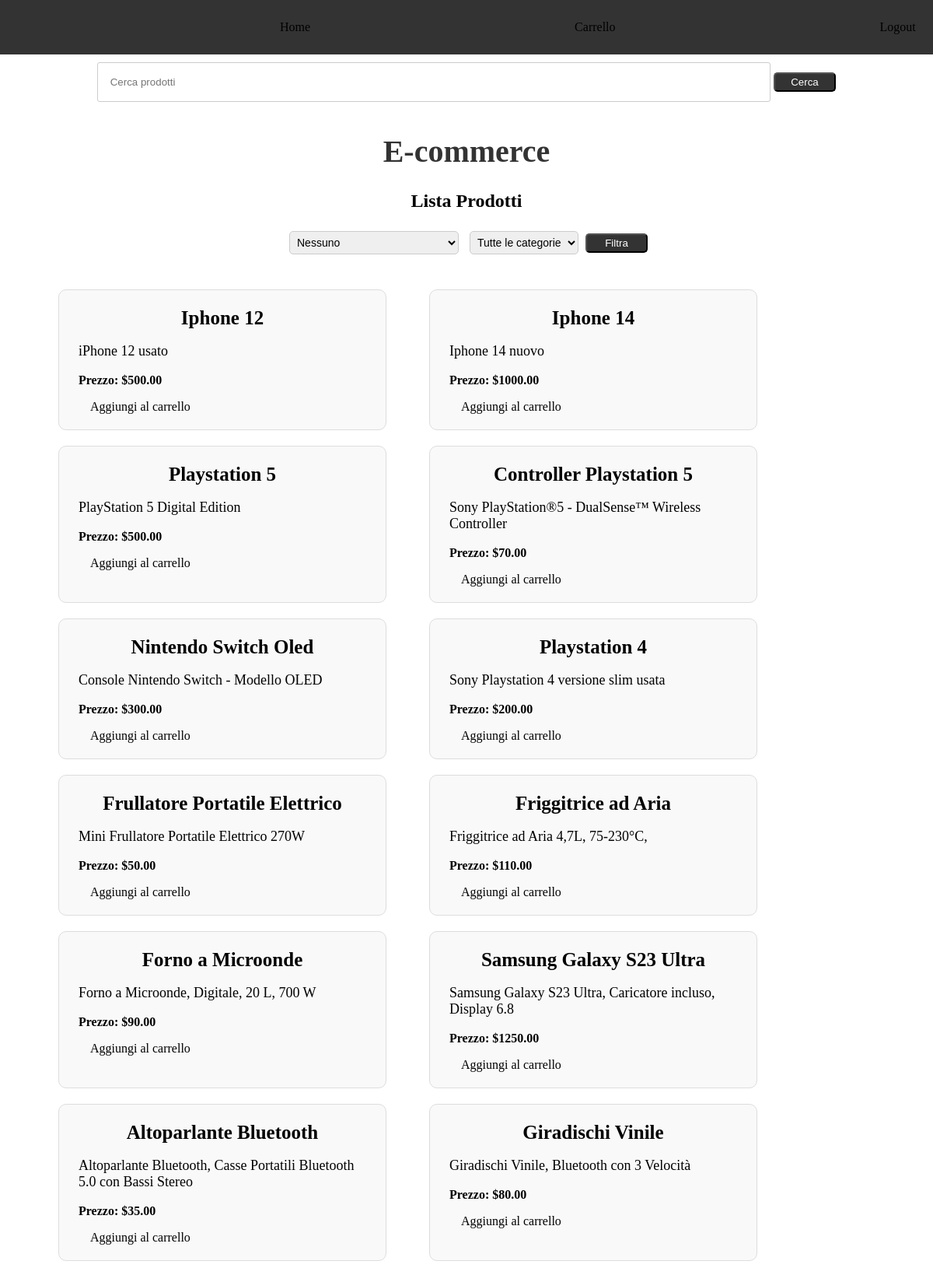
The app's page /home/ (signed in) with its own data.
### polls/models.py (models this page shows, shortened)
class Prodotto(models.Model):
    nome = models.TextField(max_length=250)
    descrizione = models.TextField(max_length=400)
    prezzo = models.DecimalField(max_digits=10, decimal_places=2)
    categoria = models.TextField(max_length=250)
    class Meta:
        verbose_name = "product"
        verbose_name_plural = "products"

### polls/views.py (the view)
# urls.py: path('home/', login_required(views.lista_prodotti), name='home'),
@login_required(login_url='login/')
def lista_prodotti(request):
    categorie = Prodotto.objects.values_list('categoria', flat=True).distinct()
    prodotti = Prodotto.objects.all()
    order_by = request.GET.get('order_by')
    filtro_categoria = request.GET.get('filtro_categoria')
    if order_by in ['prezzo', '-prezzo', 'nome', '-nome']:
        prodotti = prodotti.order_by(order_by)
    if filtro_categoria and filtro_categoria != 'Tutte le categorie':
        prodotti = prodotti.filter(categoria=filtro_categoria)
    search_term = request.GET.get('search')
    if search_term:
        prodotti = prodotti.filter(nome__icontains=search_term)
    return render(request, 'polls/Prodotti.html', {'prodotti': prodotti, 'categorie': categorie})

### polls/templates/polls/Prodotti.html (shortened to what this page needs)
{% load static %}
<!DOCTYPE html>
<html lang="en">
<head>
    <link rel="stylesheet" type="text/css" href="{% static 'css/home.css' %}">
</head>
<body>
    <nav class="barraHome">
    <ul class="navItem">
        <li><a href="{% url 'home' %}"> Home </a></li>
        <li><a href="{% url 'shopping_cart' %}"> Carrello </a></li>
        <li><a href="{% url 'logout' %}"> Logout </a></li>
    </ul>
    </nav>
    <div class="sezioneRicerca">
        <form method="get" >
            <input class="barraRicerca" type="text" name="search" placeholder=" Cerca prodotti">
            <button class="buttonRicerca" type="submit">Cerca</button>
        </form>
    </div>
    <h1 class="Titolo"> E-commerce </h1>
    <div>
    <h2 align="center"> Lista Prodotti </h2>
    </div>
    <div class="sezioneFiltri">
    <form  method="get">
        <select name="order_by" class="styled-select">
                <option value="nessuno">Nessuno</option>
        </select>
        <select name="filtro_categoria">
            <option>Tutte le categorie</option>
        </select>
        <button class="buttonRicerca" type="submit"> Filtra </button>
    </form>
    </div>
    <div class="listaProdotti">
        {% for prodotto in prodotti %}
            <div class="schedaProdotto">
                <h3 class="titoloProdotto">{{ prodotto.nome }}</h3>
                <p class="descrizioneProdotto">{{ prodotto.descrizione }}</p>
                <p class="prezzoProdotto">Prezzo: ${{ prodotto.prezzo }}</p>
                <a href="{% url 'add_to_cart' prodotto.id %}" class="aggiungiAlCarrello"> Aggiungi al carrello </a>
            </div>
        {% endfor %}
    </div>
</body>
</html>

### polls/static/css/home.css (style rules this page uses)
body { margin:0; padding:0; }
a { color: black; text-decoration: none; margin: 0 20px; }
nav.barraHome { background-color: #333; color: #fff; display: flex; justify-content: space-between; align-items: center; padding: 10px 0; }
ul { list-style:none; }
.navItem { display: flex; }
.navItem li { margin-left: 300px; }
.sezioneRicerca { margin-top: 10px; }
form { text-align:center; }
.barraRicerca { height:25px; width:500px; border-radius: 5px; }
.buttonRicerca { width: 80px; height: 25px; border-radius: 5px; cursor: pointer; background-color: #333; color: #fff; }
.Titolo { text-align: center; font-size: 40px; color: #333; margin-top: 20px; }
select { padding: 5px; margin: 5px; border: 1px solid #ccc; border-radius: 5px; font-size: 14px; cursor: pointer; }
.sezioneFiltri { margin-bottom: 20px; }
.listaProdotti { display: flex; flex-wrap: wrap; padding: 20px; margin-top: 20px; list-style: none; }
.schedaProdotto { margin-bottom: 20px; width: 380px; padding: 20px; border-radius: 10px; border: 1px solid #ddd; background-color: #f9f9f9; margin-left: 55px; }
.titoloProdotto { text-align: center; font-size: 25px; margin-bottom: 1px; margin-top: 2px; }
.descrizioneProdotto { margin-left:5px; font-size: 18px; }
.prezzoProdotto { margin-left:5px; font-weight: bold; }
input[type=text] { width: 70%; margin-bottom: 20px; padding: 12px; border: 1px solid #ccc; border-radius: 3px; }

### records on screen
Prodotto: nome "Iphone 12", descrizione "iPhone 12 usato", prezzo "500.00"
Prodotto: nome "Iphone 14", descrizione "Iphone 14 nuovo", prezzo "1000.00"
Prodotto: nome "Playstation 5", descrizione "PlayStation 5 Digital Edition", prezzo "500.00"
Prodotto: nome "Controller Playstation 5", descrizione "Sony PlayStation®5 - DualSense™ Wireless Controller", prezzo "70.00"
Prodotto: nome "Nintendo Switch Oled", descrizione "Console Nintendo Switch - Modello OLED", prezzo "300.00"
Prodotto: nome "Playstation 4", descrizione "Sony Playstation 4 versione slim usata", prezzo "200.00"
Prodotto: nome "Frullatore Portatile Elettrico", descrizione "Mini Frullatore Portatile Elettrico 270W", prezzo "50.00"
Prodotto: nome "Friggitrice ad Aria", descrizione "Friggitrice ad Aria 4,7L, 75-230°C,", prezzo "110.00"
Prodotto: nome "Forno a Microonde", descrizione "Forno a Microonde, Digitale, 20 L, 700 W", prezzo "90.00"
Prodotto: nome "Samsung Galaxy S23 Ultra", descrizione "Samsung Galaxy S23 Ultra, Caricatore incluso, Display 6.8", prezzo "1250.00"
Prodotto: nome "Altoparlante Bluetooth", descrizione "Altoparlante Bluetooth, Casse Portatili Bluetooth 5.0 con Bassi Stereo", prezzo "35.00"
Prodotto: nome "Giradischi Vinile", descrizione "Giradischi Vinile, Bluetooth con 3 Velocità", prezzo "80.00"
